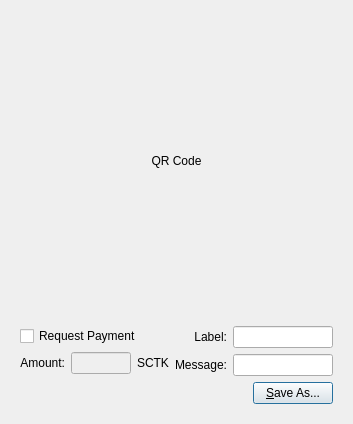
<?xml version="1.0" encoding="UTF-8"?>
<ui version="4.0">
 <class>QRCodeDialog</class>
 <widget class="QDialog" name="QRCodeDialog">
  <property name="geometry">
   <rect>
    <x>0</x>
    <y>0</y>
    <width>320</width>
    <height>404</height>
   </rect>
  </property>
  <property name="windowTitle">
   <string>Dialog</string>
  </property>
  <layout class="QVBoxLayout" name="verticalLayout_3">
   <item>
    <widget class="QLabel" name="lblQRCode">
     <property name="sizePolicy">
      <sizepolicy hsizetype="Expanding" vsizetype="Expanding">
       <horstretch>0</horstretch>
       <verstretch>0</verstretch>
      </sizepolicy>
     </property>
     <property name="minimumSize">
      <size>
       <width>300</width>
       <height>300</height>
      </size>
     </property>
     <property name="text">
      <string>QR Code</string>
     </property>
     <property name="alignment">
      <set>Qt::AlignCenter</set>
     </property>
     <property name="wordWrap">
      <bool>true</bool>
     </property>
    </widget>
   </item>
   <item>
    <widget class="QWidget" name="widget" native="true">
     <layout class="QVBoxLayout" name="verticalLayout_2">
      <item>
       <layout class="QHBoxLayout" name="horizontalLayout_2">
        <item>
         <layout class="QVBoxLayout" name="verticalLayout">
          <item>
           <widget class="QCheckBox" name="chkReqPayment">
            <property name="enabled">
             <bool>true</bool>
            </property>
            <property name="text">
             <string>Request Payment</string>
            </property>
           </widget>
          </item>
          <item>
           <layout class="QHBoxLayout" name="horizontalLayout">
            <item>
             <widget class="QLabel" name="lblAmount">
              <property name="sizePolicy">
               <sizepolicy hsizetype="Preferred" vsizetype="Maximum">
                <horstretch>0</horstretch>
                <verstretch>0</verstretch>
               </sizepolicy>
              </property>
              <property name="text">
               <string>Amount:</string>
              </property>
              <property name="alignment">
               <set>Qt::AlignRight|Qt::AlignTrailing|Qt::AlignVCenter</set>
              </property>
              <property name="buddy">
               <cstring>lnReqAmount</cstring>
              </property>
             </widget>
            </item>
            <item>
             <widget class="QLineEdit" name="lnReqAmount">
              <property name="enabled">
               <bool>false</bool>
              </property>
              <property name="minimumSize">
               <size>
                <width>60</width>
                <height>0</height>
               </size>
              </property>
              <property name="alignment">
               <set>Qt::AlignRight|Qt::AlignTrailing|Qt::AlignVCenter</set>
              </property>
             </widget>
            </item>
            <item>
             <widget class="QLabel" name="lblBTC">
              <property name="sizePolicy">
               <sizepolicy hsizetype="Preferred" vsizetype="Maximum">
                <horstretch>0</horstretch>
                <verstretch>0</verstretch>
               </sizepolicy>
              </property>
              <property name="text">
               <string>SCTK</string>
              </property>
              <property name="buddy">
               <cstring>lnReqAmount</cstring>
              </property>
             </widget>
            </item>
           </layout>
          </item>
         </layout>
        </item>
        <item>
         <layout class="QGridLayout" name="gridLayout">
          <item row="0" column="0">
           <widget class="QLabel" name="lblLabel">
            <property name="text">
             <string>Label:</string>
            </property>
            <property name="alignment">
             <set>Qt::AlignRight|Qt::AlignTrailing|Qt::AlignVCenter</set>
            </property>
            <property name="buddy">
             <cstring>lnLabel</cstring>
            </property>
           </widget>
          </item>
          <item row="0" column="1">
           <widget class="QLineEdit" name="lnLabel">
            <property name="minimumSize">
             <size>
              <width>100</width>
              <height>0</height>
             </size>
            </property>
           </widget>
          </item>
          <item row="1" column="0">
           <widget class="QLabel" name="lblMessage">
            <property name="text">
             <string>Message:</string>
            </property>
            <property name="alignment">
             <set>Qt::AlignRight|Qt::AlignTrailing|Qt::AlignVCenter</set>
            </property>
            <property name="buddy">
             <cstring>lnMessage</cstring>
            </property>
           </widget>
          </item>
          <item row="1" column="1">
           <widget class="QLineEdit" name="lnMessage">
            <property name="minimumSize">
             <size>
              <width>100</width>
              <height>0</height>
             </size>
            </property>
           </widget>
          </item>
         </layout>
        </item>
       </layout>
      </item>
      <item>
       <layout class="QHBoxLayout" name="horizontalLayout_3">
        <item>
         <spacer name="horizontalSpacer">
          <property name="orientation">
           <enum>Qt::Horizontal</enum>
          </property>
          <property name="sizeHint" stdset="0">
           <size>
            <width>40</width>
            <height>20</height>
           </size>
          </property>
         </spacer>
        </item>
        <item>
         <widget class="QPushButton" name="btnSaveAs">
          <property name="text">
           <string>&amp;Save As...</string>
          </property>
         </widget>
        </item>
       </layout>
      </item>
     </layout>
    </widget>
   </item>
  </layout>
 </widget>
 <resources/>
 <connections>
  <connection>
   <sender>chkReqPayment</sender>
   <signal>clicked(bool)</signal>
   <receiver>lnReqAmount</receiver>
   <slot>setEnabled(bool)</slot>
   <hints>
    <hint type="sourcelabel">
     <x>92</x>
     <y>285</y>
    </hint>
    <hint type="destinationlabel">
     <x>98</x>
     <y>311</y>
    </hint>
   </hints>
  </connection>
 </connections>
</ui>
